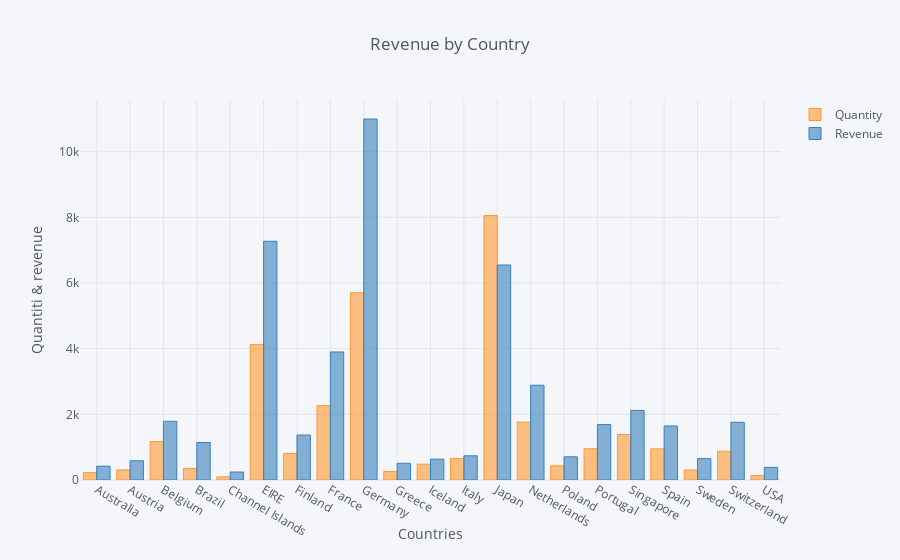

Notebook source saved alongside this figure:
### Markdown cell above
## 1. Create an interactive bar chart showing total quantity and revenue by country (excluding United Kingdom) for the month of April 2011.

### Code cell
# Excluir UK
report_1 = data[data.Country != 'United Kingdom']

# Filtrar fecha abril 2011
report_1 = report_1[(report_1['InvoiceDate'] > '2011-04-01') & (report_1['InvoiceDate'] < '2011-04-30')]

# Pivot por pais, sumando Quantity y Revenue
report_result = report_1.pivot_table(index='Country', values=['Quantity', 'Revenue'], aggfunc='sum')
report_result = report_result.reset_index()
# 

report_result.iplot(kind='bar', x='Country', xTitle='Countries', yTitle='Quantiti & revenue', title='Revenue by Country')

### Figure 1 — Plotly figure (JSON) as saved in the notebook; plotly's stock layout.template omitted (floating-point values rounded to 4 significant figures)
{"data": [{"marker": {"color": "rgba(255, 153, 51, 0.6)", "line": {"color": "rgba(255, 153, 51, 1.0)", "width": 1}}, "name": "Quantity", "orientation": "v", "text": "", "type": "bar", "uid": "5965a954-518c-4abc-9b40-613959dd51d3", "x": ["Australia", "Austria", "Belgium", "Brazil", "Channel Islands", "EIRE", "Finland", "France", "Germany", "Greece", "Iceland", "Italy", "Japan", "Netherlands", "Poland", "Portugal", "Singapore", "Spain", "Sweden", "Switzerland", "USA"], "y": [224, 308, 1170, 356, 96, 4129, 810, 2265, 5702, 260, 483, 653, 8058, 1762, 432, 951, 1384, 948, 306, 878, 137]}, {"marker": {"color": "rgba(55, 128, 191, 0.6)", "line": {"color": "rgba(55, 128, 191, 1.0)", "width": 1}}, "name": "Revenue", "orientation": "v", "text": "", "type": "bar", "uid": "6bb339a0-9d29-464d-b4b7-e81e862c72ba", "x": ["Australia", "Austria", "Belgium", "Brazil", "Channel Islands", "EIRE", "Finland", "France", "Germany", "Greece", "Iceland", "Italy", "Japan", "Netherlands", "Poland", "Portugal", "Singapore", "Spain", "Sweden", "Switzerland", "USA"], "y": [421.6, 584.8, 1788.0, 1144.0, 243.0, 7270.0, 1369.0, 3899.0, 10990.0, 509.7, 636.2, 737.8, 6549.0, 2887.0, 705.8, 1688.0, 2119.0, 1646.0, 649.1, 1757.0, 383.9]}], "layout": {"legend": {"bgcolor": "#F5F6F9", "font": {"color": "#4D5663"}}, "paper_bgcolor": "#F5F6F9", "plot_bgcolor": "#F5F6F9", "title": {"font": {"color": "#4D5663"}, "text": "Revenue by Country"}, "xaxis": {"gridcolor": "#E1E5ED", "showgrid": true, "tickfont": {"color": "#4D5663"}, "title": {"font": {"color": "#4D5663"}, "text": "Countries"}, "zerolinecolor": "#E1E5ED"}, "yaxis": {"gridcolor": "#E1E5ED", "showgrid": true, "tickfont": {"color": "#4D5663"}, "title": {"font": {"color": "#4D5663"}, "text": "Quantiti & revenue"}, "zerolinecolor": "#E1E5ED"}}}
